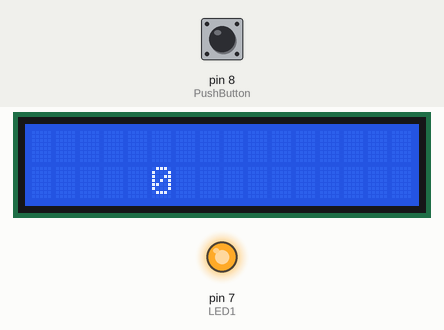
Recording of a sketch running on a simulated Arduino Uno, built with avr-gcc and run on an emulated ATmega328P. On the bench: 16×2 character LCD, output pins drawn as LEDs (lit = HIGH). The inputs (shaded band) are chosen by the test bench; at power-on: pin 8 (PushButton) LOW.

Above: at 1.2 s.
1.3 s: pin 8 (PushButton) pulled HIGH for 0.15 s
At 1.37 s:
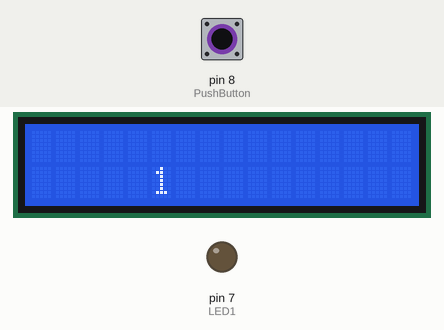
2.9 s: pin 8 (PushButton) pulled HIGH for 3.2 s
At 7.2 s:
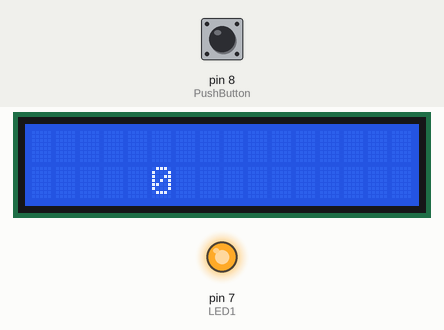
Timing chart, 0 to 8.7 s (numbered marks = the images above; inputs shaded):
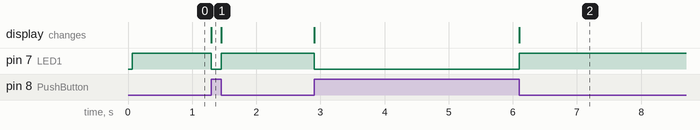

The sketch:

session6_pushbutton_led.ino
```cpp
#include<LiquidCrystal.h>

 int rs= 12;
 int en= 11;
 int D4= 5;
 int D5= 4;
 int D6= 3;
 int D7= 2;

LiquidCrystal LCD (rs,en,D4,D5,D6,D7);
int PushButton= 8;
int LED1 = 7;

void setup() {
 LCD.begin(16,2);
 pinMode(PushButton,INPUT);
 pinMode(LED1,OUTPUT);
}

void loop() {
 int sensor= digitalRead(PushButton);


 LCD.setCursor(5,1);

  LCD.print(sensor);

  if(sensor == 1)
  {
    digitalWrite(LED1,LOW);
  }

   if(sensor==0)
   {
    digitalWrite(LED1,HIGH);
  }
}
```

Measured:
- after the input at 1.3 s, pin 7 (LED1): HIGH → LOW at once, → HIGH 0.15 s later; the display: changes at once (image 1)
- after the input at 2.9 s, pin 7 (LED1): HIGH → LOW at once, → HIGH 3.2 s later; the display: first changes at once (image 2 shows a later state)
